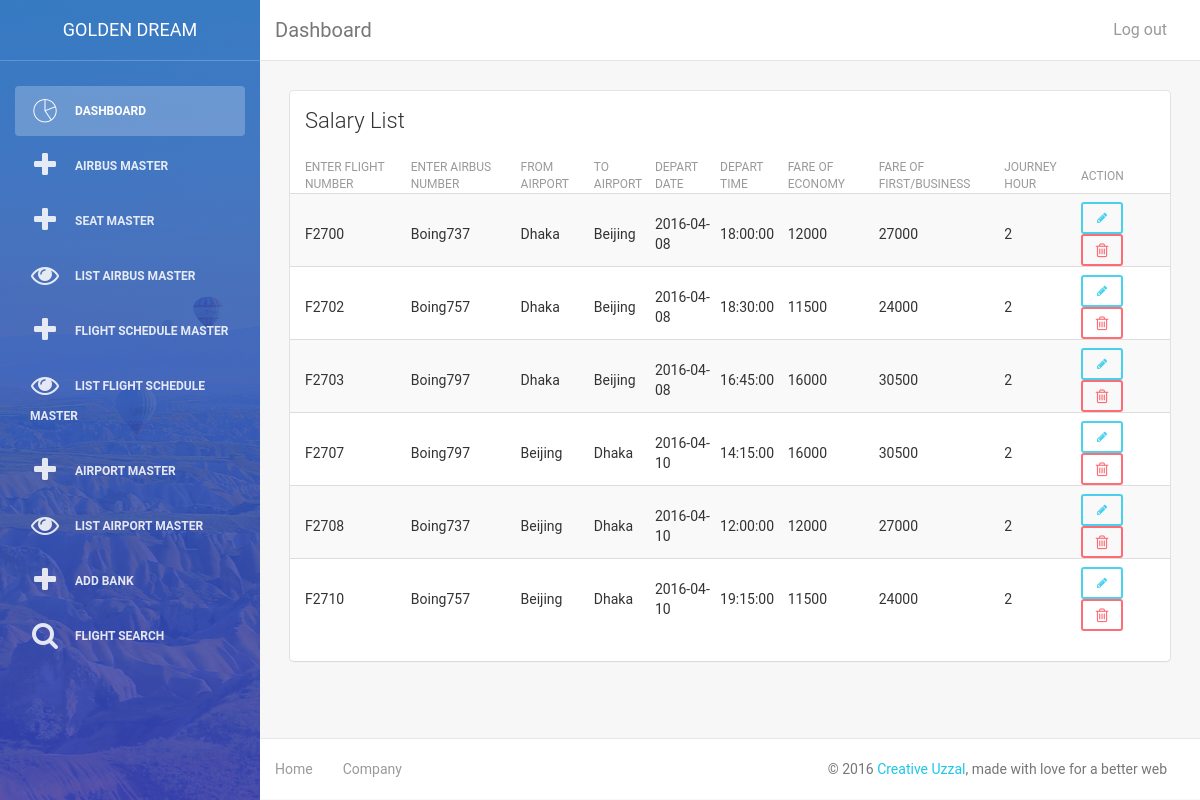
The page /admin/list_flight_schedule.php (signed in) on the database its author committed.
### tables this page shows
CREATE TABLE IF NOT EXISTS `flight_schedule` (
  `flight_schedule_id` int(15) NOT NULL,
  `flight_no` varchar(15) NOT NULL,
  `airbus_noo` varchar(20) NOT NULL,
  `depart_from` text NOT NULL,
  `depart_to` text NOT NULL,
  `flight_date` date NOT NULL,
  `flight_time` time NOT NULL,
  `journey_hour` int(10) NOT NULL,
  `fare_first` text NOT NULL,
  `fare_economy` text NOT NULL
);

### admin/list_flight_schedule.php (the view, shortened to what this page needs)
<?php include('header.php'); ?>
        <div class="content">
            <div class="container-fluid">
                <div class="row">
                    <div class="col-md-12">
                        <div class="card">
                            <div class="header">
                                <h4 class="title">Salary List</h4>
                            </div>
                            <div class="content table-responsive table-full-width">
                                <table class="table table-hover table-striped">
                                    <thead>
                                    	<th>Enter Flight Number</th>
                                    	<th>Enter Airbus Number</th>
										<th>From Airport</th>
										<th>To Airport</th>
                                    	<th>Depart Date</th>
										<th>Depart Time</th>
										<th>Fare of Economy</th>
                                    	<th>Fare of First/Business</th>
										<th>Journey Hour</th>
                                    	<th>Action</th>
                                    </thead>
                                    <tbody>
									<?php
										$sql = mysql_query("SELECT * FROM flight_schedule");
										while($row = mysql_fetch_object($sql))
											{
												echo "<tr>
														<td>$row->flight_no</td>
														<td>$row->airbus_noo</td>
														<td>$row->depart_from</td>
														<td>$row->depart_to</td>
														<td>$row->flight_date</td>
														<td>$row->flight_time</td>
														<td>$row->fare_economy</td>
														<td>$row->fare_first</td>
														<td>$row->journey_hour</td>
														<td>
															<a data-toggle='tooltip' data-placement='top' title='Edit' class='btn btn-info btn-sm' href='edit_flight_schedule.php?ide=$row->flight_schedule_id'><i class='fa fa-pencil'></i></a>
															<a data-toggle='tooltip' data-placement='right' title='Delete' class='btn btn-danger btn-sm' onclick='return confirm_delete();' href='delete_flight.php?idd=$row->flight_schedule_id'><i class='fa fa-trash-o fa-lg'></i></a>
														</td>
													  </tr>";
											}
									?>
                                    </tbody>
                                </table>
                            </div>
                        </div>
                    </div>
                </div>
            </div>
        </div>
<?php include('footer.php'); ?>

### admin/list_flight_schedule.php (style rules this page uses)
.table > thead > tr > th, .table > tbody > tr > th, .table > tfoot > tr > th, .table > thead > tr > td, .table > tbody > tr > td, .table > tfoot > tr > td { padding: 0px 0px; padding-top: 8px; padding-right: 0px; padding-bottom: 0px; padding-left: 0px; vertical-align: middle; }

### rows shown on the page
flight_schedule: flight_no "F2700", airbus_noo "Boing737", depart_from "Dhaka", depart_to "Beijing", flight_date "2016-04-08", flight_time "18:00:00", fare_economy "12000", fare_first "27000", journey_hour "2"
flight_schedule: flight_no "F2702", airbus_noo "Boing757", depart_from "Dhaka", depart_to "Beijing", flight_date "2016-04-08", flight_time "18:30:00", fare_economy "11500", fare_first "24000", journey_hour "2"
flight_schedule: flight_no "F2703", airbus_noo "Boing797", depart_from "Dhaka", depart_to "Beijing", flight_date "2016-04-08", flight_time "16:45:00", fare_economy "16000", fare_first "30500", journey_hour "2"
flight_schedule: flight_no "F2707", airbus_noo "Boing797", depart_from "Beijing", depart_to "Dhaka", flight_date "2016-04-10", flight_time "14:15:00", fare_economy "16000", fare_first "30500", journey_hour "2"
flight_schedule: flight_no "F2708", airbus_noo "Boing737", depart_from "Beijing", depart_to "Dhaka", flight_date "2016-04-10", flight_time "12:00:00", fare_economy "12000", fare_first "27000", journey_hour "2"
flight_schedule: flight_no "F2710", airbus_noo "Boing757", depart_from "Beijing", depart_to "Dhaka", flight_date "2016-04-10", flight_time "19:15:00", fare_economy "11500", fare_first "24000", journey_hour "2"
